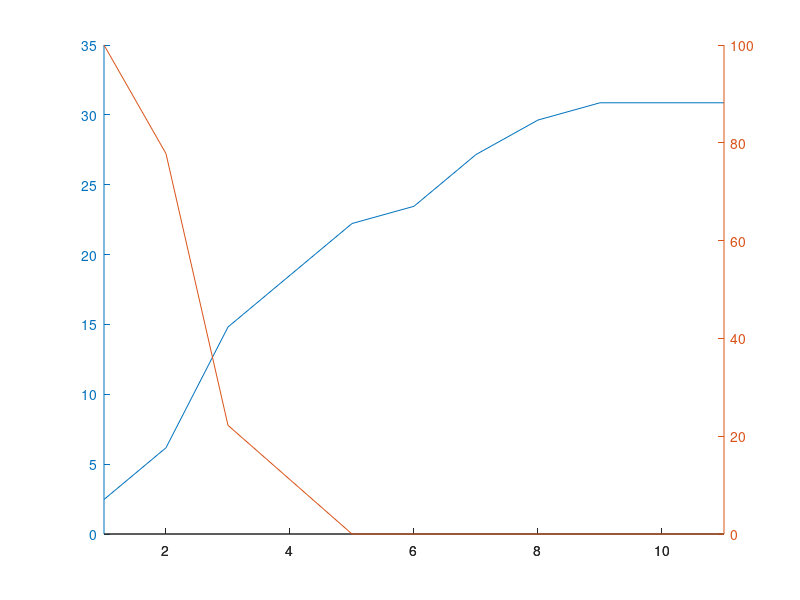

Recreate this plot in MATLAB. (Note: this script raises an error after producing the figure.)
hold on;

n_classes=10;

plot1_style='c.';
plot2_style='r-';
plot3_style='g-';
plot4_style='b-';
line_style='k--';


plot1_label='1 class SVM without togglebutton';
plot2_label='1 class SVM';
plot3_label='SVDD';
plot4_label='2 class SVM';


acc_1=[
0.222222 0.555556 1.333333 1.666667 2.000000 2.111111 2.444444 2.666667 2.777778 2.777778 2.777778 
];

rej_1=[
1.000000 0.777778 0.222222 0.111111 0.000000 0.000000 0.000000 0.000000 0.000000 0.000000 0.000000 
];


%Plot to see ROC
%semilogx((acc_1/33)*100,(1-rej_1)*100,'r--');
%plot((acc_1/33)*100,(1-rej_1)*100,'r--');

x_acc=(1:size(acc_1,2));
x_rej=(1:size(rej_1,2));
[ax,p1,p2]=plotyy(x_acc,(acc_1/(n_classes-1))*100,x_rej,rej_1*100);
p1.LineStyle='--';
p1.Color='r';
p2.LineStyle='--';
p2.Color='r';
ax(1).YColor='k';
ax(2).YColor='k';
set(ax(1),'ylim',[0 101]);
set(ax(2),'ylim',[0 101]);
ax(1).YTick=0:3:100;
ax(2).YTick=0:3:100;
set(get(ax(1),'Ylabel'),'String','Avg. False Acceptance Rate(%)') 
set(get(ax(2),'Ylabel'),'String','Avg. False Rejection Rate(%)') 
  








hold off;
